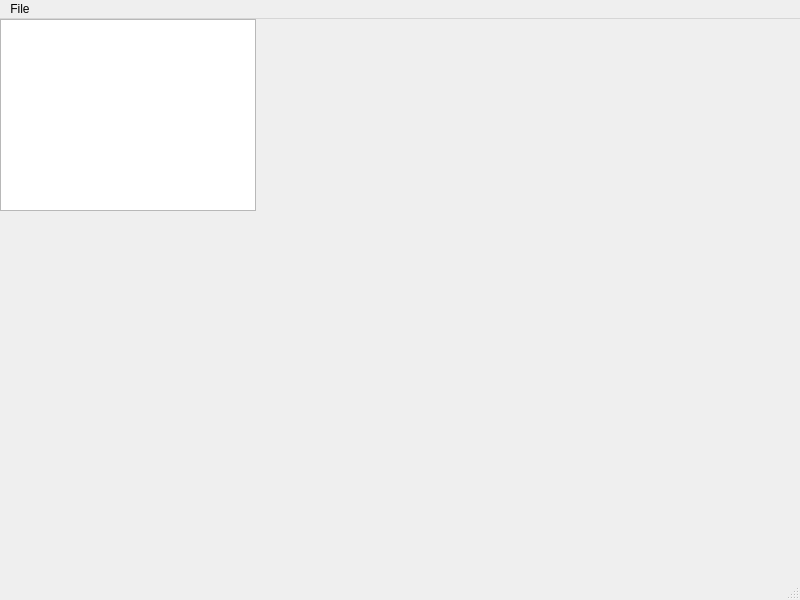
<?xml version="1.0" encoding="UTF-8"?>
<ui version="4.0">
 <class>MainWindow</class>
 <widget class="QMainWindow" name="MainWindow">
  <property name="geometry">
   <rect>
    <x>0</x>
    <y>0</y>
    <width>800</width>
    <height>600</height>
   </rect>
  </property>
  <property name="windowTitle">
   <string>MainWindow</string>
  </property>
  <widget class="QWidget" name="centralwidget">
   <widget class="QWidget" name="">
    <layout class="QHBoxLayout" name="horizontalLayout">
     <item>
      <widget class="QTreeView" name="treeView">
       <property name="sizePolicy">
        <sizepolicy hsizetype="Fixed" vsizetype="Expanding">
         <horstretch>0</horstretch>
         <verstretch>0</verstretch>
        </sizepolicy>
       </property>
       <property name="contextMenuPolicy">
        <enum>Qt::ActionsContextMenu</enum>
       </property>
      </widget>
     </item>
    </layout>
   </widget>
   <widget class="QWidget" name="">
    <layout class="QHBoxLayout" name="horizontalLayout_2"/>
   </widget>
  </widget>
  <widget class="QStatusBar" name="statusbar"/>
  <widget class="QMenuBar" name="menuBar">
   <property name="geometry">
    <rect>
     <x>0</x>
     <y>0</y>
     <width>800</width>
     <height>22</height>
    </rect>
   </property>
   <widget class="QMenu" name="menuFile">
    <property name="title">
     <string>File</string>
    </property>
   </widget>
   <addaction name="menuFile"/>
  </widget>
 </widget>
 <resources>
  <include location="icons.qrc"/>
 </resources>
 <connections/>
</ui>
